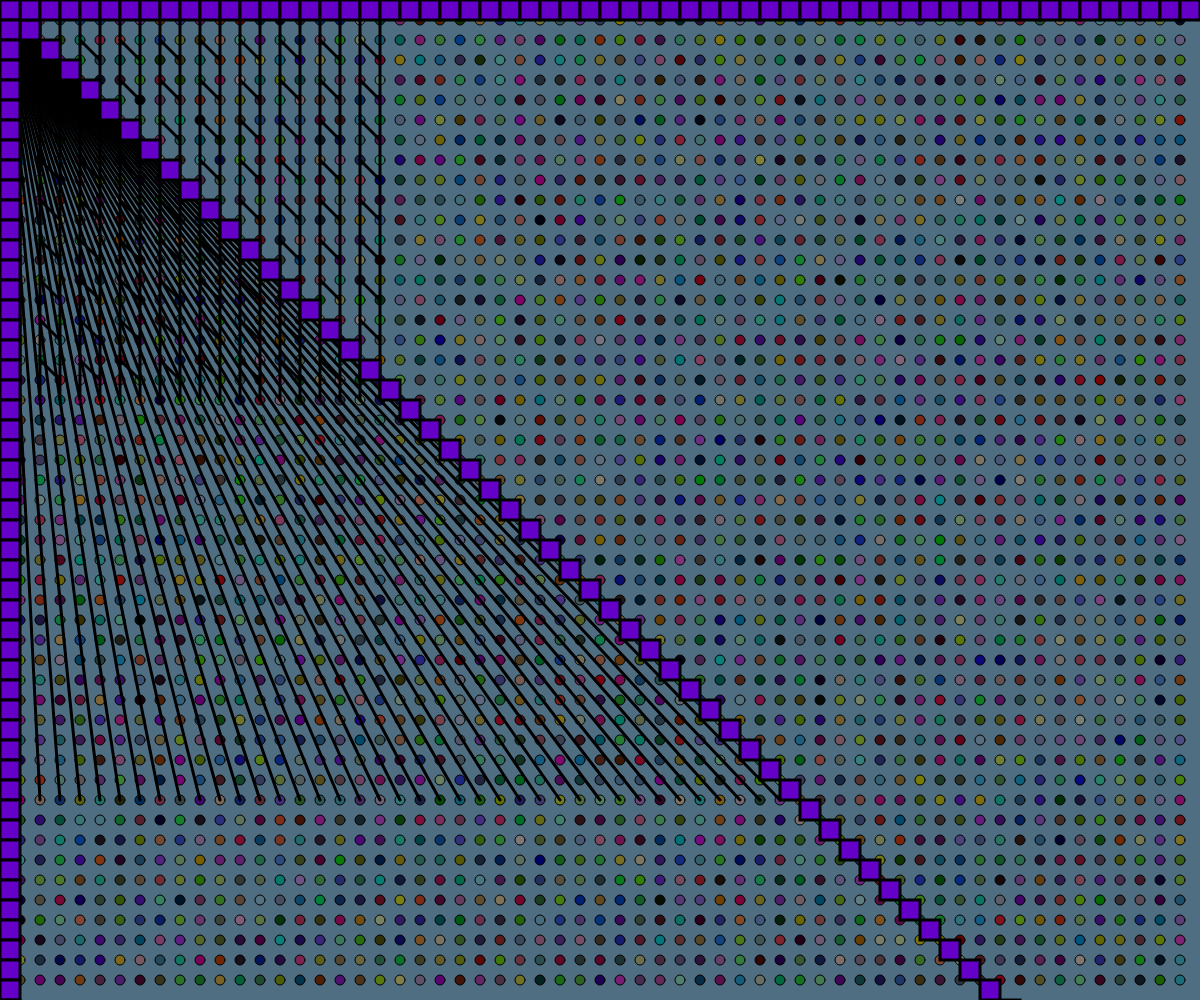
Frame 1 (no input)
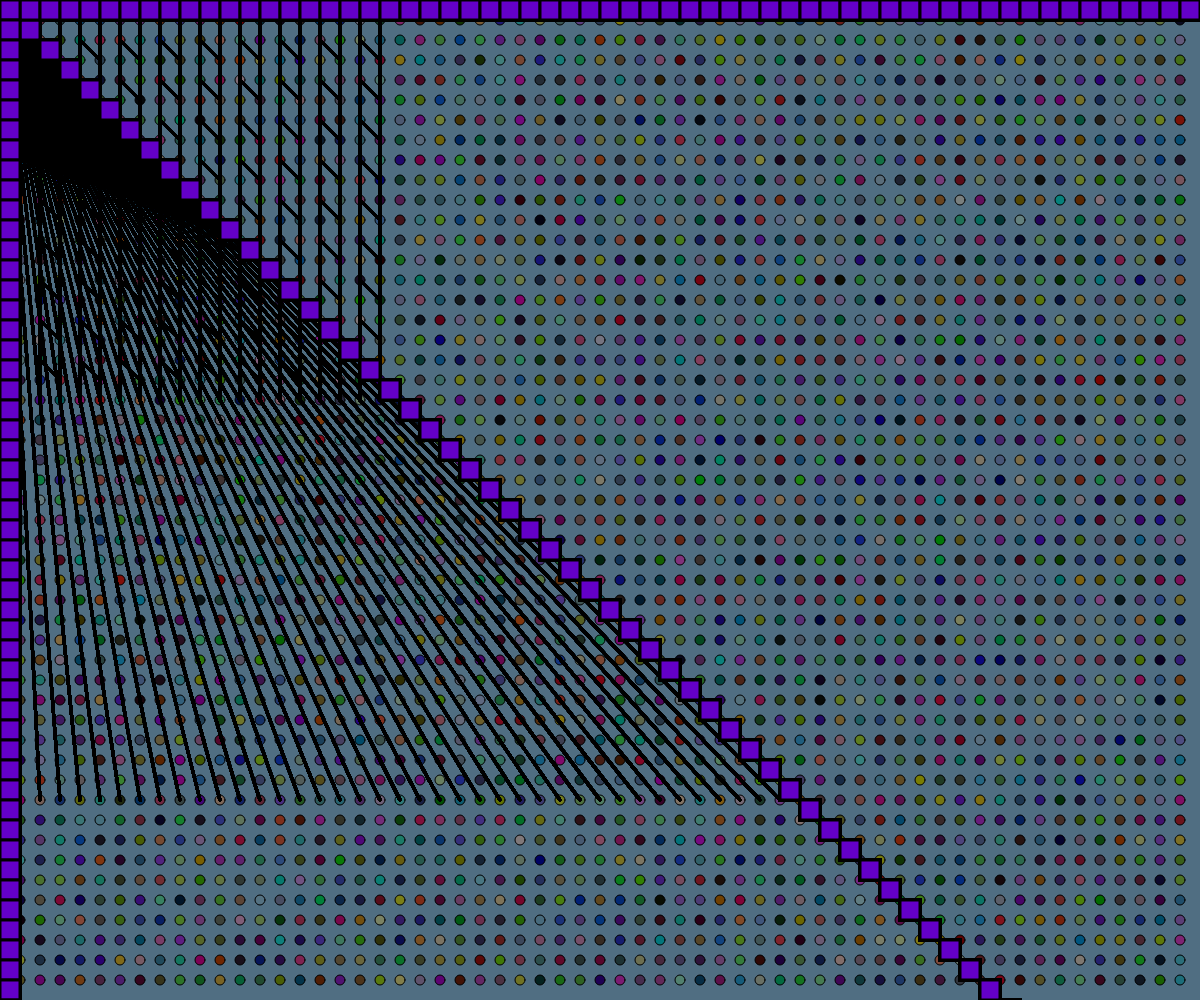
Frame 60 (no input)
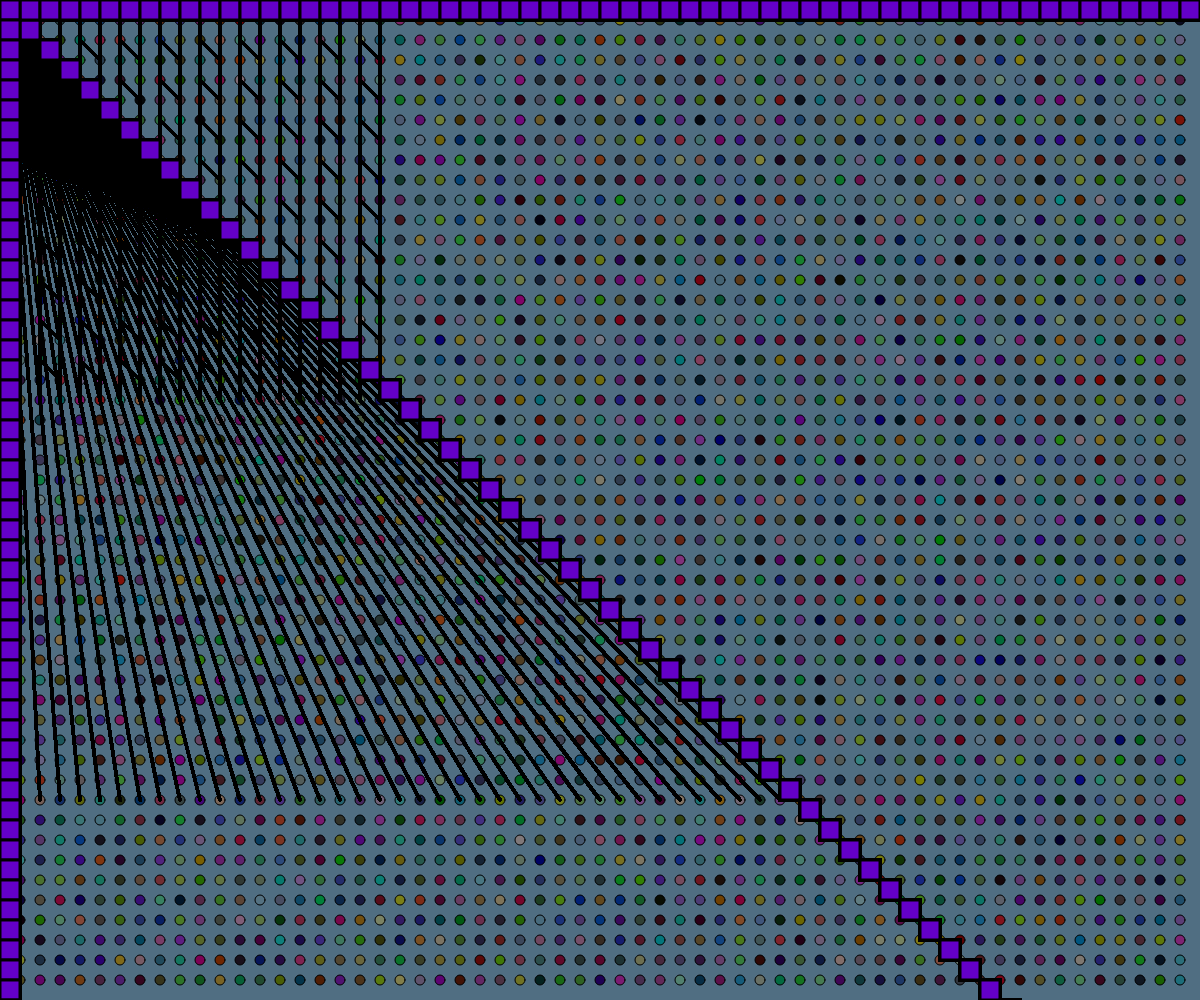
Frame 120 (the mouse pressed at the canvas centre since frame 60)

The p5.js sketch that drew these frames (run headless with seeded random() and noise() and a simulated clock; from frame 60 on, the mouse is pressed at the canvas centre):

// p5.js sketch
// ── sketch.js

function setup() {
  // put setup code here
createCanvas(windowWidth,windowHeight);
background(80,110,130);

for(let i=0; i < width; i = i + 20){
for(let j=0; j < height; j = j + 20){
  let rcol = random(0,130);
  let gcol = random(0,130);
  let bcol = random(0,130);
  fill(rcol,gcol,bcol);
  circle(i,j,10);
}
}
}
function draw() {
  //Put draw code here

var step = 40;
for(var x = 0; x < 400; x = x + step){
for(var y=0; y < 400; y = y + step){
  strokeWeight(3);
  fill(200,0,100);
  line(x,y,x+20,y+20);

}

}

for(var s=0; s < 400; s = s + 20){
  fill(500,10,20);
  line(s,0,s,400);
}
for(var n=0; n < 800; n = n + 20){
  fill(500,10,20);
  line(0,0,n,800);
}

for(let t=0; t < width; t = t + 20){
  fill(100,0,200);
  rect(t,t,20);


}

for(let m=0; m < width; m = m + 20){
fill(100,0,200);
rect(m,0,20);

}

for(let h=0; h < width; h = h + 20){
fill(100,0,200);
rect(0,h,20);
}




}
